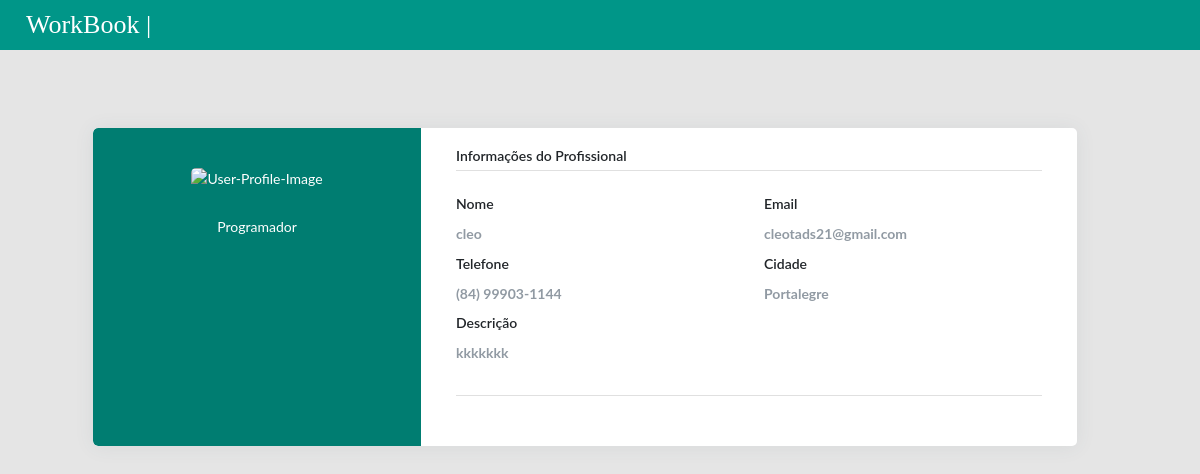
The page /usuario/perfilProfissional/1 on the database as committed earlier.
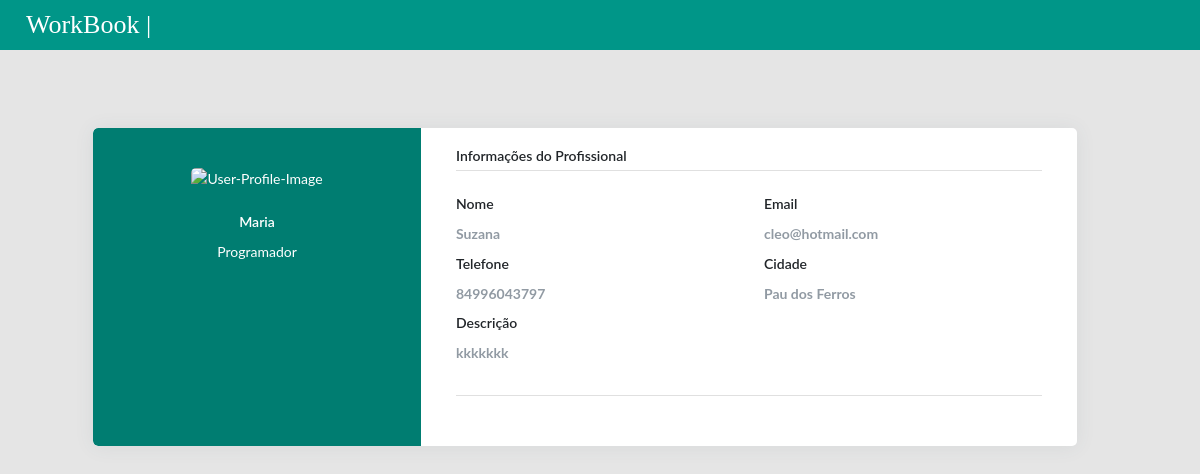
The same page on the database as committed later.
### usuario/models.py (models this page shows, shortened)
class Usuario(AbstractUser):
    nome = models.CharField('nome', max_length=250)
    email = models.EmailField()
    senha = models.CharField('senha', max_length=250)
    cidade = models.CharField('cidade', max_length=250)
    estado = models.CharField('estado', max_length=250)
    telefone = models.CharField('Telefone', max_length=20)
    perfil = models.OneToOneField(Perfil, on_delete=models.CASCADE, null=True, blank=True)
    is_staff = models.BooleanField(default=1)
    is_superuser = models.BooleanField(default=1)
    is_active = models.BooleanField(default=True)
    LOAN_STATUS = (
        ('profissional', 'Profissional'),
        ('cliente', 'Cliente'),
    )
    status = models.CharField(max_length=15, choices=LOAN_STATUS, blank=True)
    class Meta:
        db_table = 'usuario'

### perfil/models.py (models this page shows, shortened)
class Perfil(models.Model):
    nome = models.CharField('nome',max_length=250)
    categorias = models.ManyToManyField(Categoria)
    decricao = models.CharField('descricao', max_length=2000)
    slogan = models.ImageField(upload_to='fotos/%Y/%m/', blank=True, null=True)
    def __str__(self):
        return self.nome
    class Meta:
        db_table = 'perfil'

### usuario/views.py (the view)
# urls.py: path('perfilProfissional/<str:id>', views.PerfilProf, name="Profissional"),
def PerfilProf(request,id):
    try:
        user = Usuario.objects.get(perfil_id=id)
        print('****', user.username, '****', user.id, '****', user.perfil)
        if user.perfil:
            return render(request, 'PerfilProfissional.html', {'ListPerfil': user})
    except:
        print()
    return render(request, 'PerfilProfissional.html')

### usuario/templates/PerfilProfissional.html (shortened to what this page needs)
{% load static %}
<head>
    <link rel="stylesheet" type="text/css" href="{% static 'css/main.css'%}">
</head>
<header class="app-header__logo"><a class="app-header">&nbsp;&nbsp;&nbsp;&nbsp;WorkBook | {{request.user.username}}</a>
</header>
{% block content %}
<main class="app-content-home">
    <div class="page-content page-container" id="page-content">
        {% if ListPerfil is not None %}
            <div class="padding">
                <div class="row container d-flex justify-content-center">
                    <div class="col-xl-12 col-md-12">
                        <div class="card user-card-full">
                            <div class="row m-l-0 m-r-0">
                                <div class="col-sm-4 bg-c-lite-green user-profile">
                                    <div class="card-block text-center text-white">
                                        <div class="m-b-25"><img src="https://img.icons8.com/bubbles/100/000000/user.png"
                                                                 class="img-radius" alt="User-Profile-Image"></div>
                                        <h6 class="f-w-600">{{ ListPerfil.nome }}</h6>
                                        <p>{{ ListPerfil.perfil.nome }}</p>
                                    </div>
                                </div>
                                <div class="col-sm-8">
                                    <div class="card-block">
                                        <h6 class="m-b-20 p-b-5 b-b-default f-w-600">Informações do Profissional</h6>
                                        <div class="row">
                                            <div class="col-sm-6">
                                                <p class="m-b-10 f-w-600">Nome</p>
                                                <h6 class="text-muted f-w-400">{{ ListPerfil.username }}</h6>
                                            </div>
                                            <div class="col-sm-6">
                                                <p class="m-b-10 f-w-600">Email</p>
                                                <h6 class="text-muted f-w-400">{{ ListPerfil.email }}</h6>
                                            </div>
                                            <div class="col-sm-6">
                                                <p class="m-b-10 f-w-600">Telefone</p>
                                                <h6 class="text-muted f-w-400">{{ ListPerfil.telefone }}</h6>
                                            </div>
                                            <div class="col-sm-6">
                                                <p class="m-b-10 f-w-600">Cidade</p>
                                                <h6 class="text-muted f-w-400">{{ ListPerfil.cidade }}</h6>
                                            </div>
                                            <div class="col-sm-6">
                                                <p class="m-b-10 f-w-600">Descrição</p>
                                                <h6 class="text-muted f-w-400">{{ ListPerfil.perfil.decricao }}</h6>
                                            </div>
                                        </div>
                                        <h6 class="m-b-20 m-t-40 p-b-5 b-b-default f-w-600"></h6>
                                        <div class="row">
                                            <div class="col-sm-6">
                                            </div>
                                        </div>
                                    </div>
                                </div>
                            </div>
                        </div>
                    </div>
                </div>
            </div>
        {% endif %}
    </div>
</main>
{% endblock %}

Rows that differ between the two databases and show on the page:
changed Usuario "Programador": nome (not shown) → "Maria"; username "cleo" → "Suzana"; email "cleotads21@gmail.com" → "cleo@hotmail.com"; telefone "(84) 99903-1144" → "84996043797"; cidade "Portalegre" → "Pau dos Ferros"
